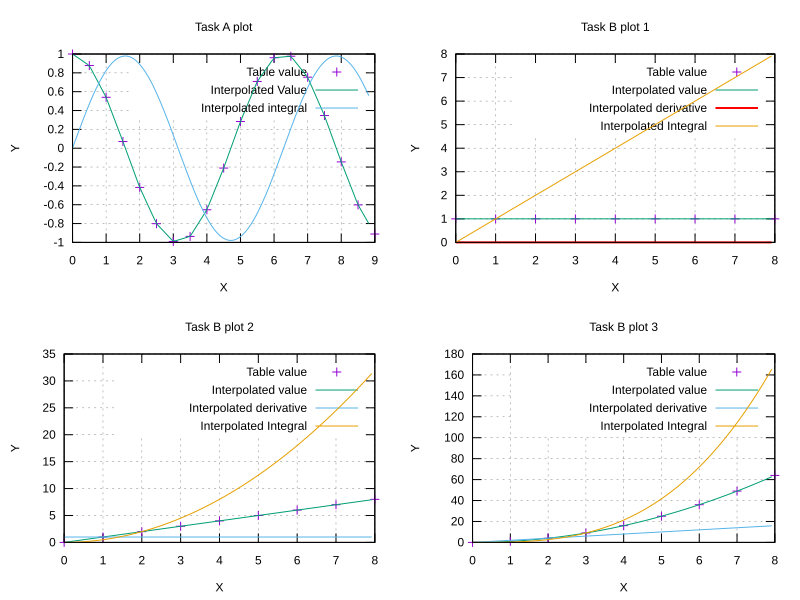

The gnuplot source for this figure:
set terminal svg background "white" size 800,600
set multiplot layout 2,2


set xlabel "X"; set ylabel "Y"
set title "Task A plot"
set grid
plot "out.txt" index 0 using 1:2 with points title "Table value",\
"out.txt" index 1 using 1:2 with lines title "Interpolated Value",\
"out.txt" index 1 using 1:3 with lines title "Interpolated integral"

set xlabel "X"; set ylabel "Y"
set title "Task B plot 1"
set grid
plot "out.txt" index 2 using 1:2 with points title "Table value",\
"out.txt" index 3 using 1:2 with lines title "Interpolated value",\
"out.txt" index 3 using 1:3 with lines lw 2 linecolor rgb "red" title "Interpolated derivative",\
"out.txt" index 3 using 1:4 with lines title "Interpolated Integral"

set xlabel "X"; set ylabel "Y"
set title "Task B plot 2"
set grid
plot "out.txt" index 2 using 1:3 with points title "Table value",\
"out.txt" index 4 using 1:2 with lines title "Interpolated value",\
"out.txt" index 4 using 1:3 with lines title "Interpolated derivative",\
"out.txt" index 4 using 1:4 with lines title "Interpolated Integral"

set xlabel "X"; set ylabel "Y"
set title "Task B plot 3"
set grid
plot "out.txt" index 2 using 1:4 with points title "Table value",\
"out.txt" index 5 using 1:2 with lines title "Interpolated value",\
"out.txt" index 5 using 1:3 with lines title "Interpolated derivative",\
"out.txt" index 5 using 1:4 with lines title "Interpolated Integral"
